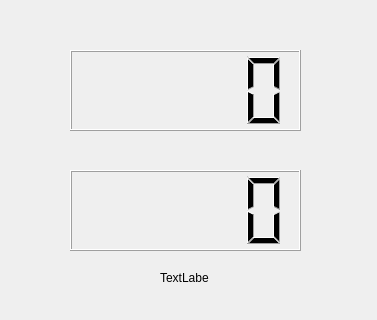
<?xml version="1.0" encoding="UTF-8"?>
<ui version="4.0">
 <class>MainWindow</class>
 <widget class="QMainWindow" name="MainWindow">
  <property name="geometry">
   <rect>
    <x>0</x>
    <y>0</y>
    <width>377</width>
    <height>320</height>
   </rect>
  </property>
  <property name="windowTitle">
   <string>MainWindow</string>
  </property>
  <widget class="QWidget" name="centralwidget">
   <widget class="QLCDNumber" name="milimeterReading">
    <property name="geometry">
     <rect>
      <x>70</x>
      <y>50</y>
      <width>231</width>
      <height>81</height>
     </rect>
    </property>
   </widget>
   <widget class="QLCDNumber" name="inchesReading">
    <property name="geometry">
     <rect>
      <x>70</x>
      <y>170</y>
      <width>231</width>
      <height>81</height>
     </rect>
    </property>
   </widget>
   <widget class="QLabel" name="hourLabel">
    <property name="geometry">
     <rect>
      <x>160</x>
      <y>270</y>
      <width>49</width>
      <height>16</height>
     </rect>
    </property>
    <property name="text">
     <string>TextLabel</string>
    </property>
   </widget>
  </widget>
 </widget>
 <resources/>
 <connections/>
</ui>
